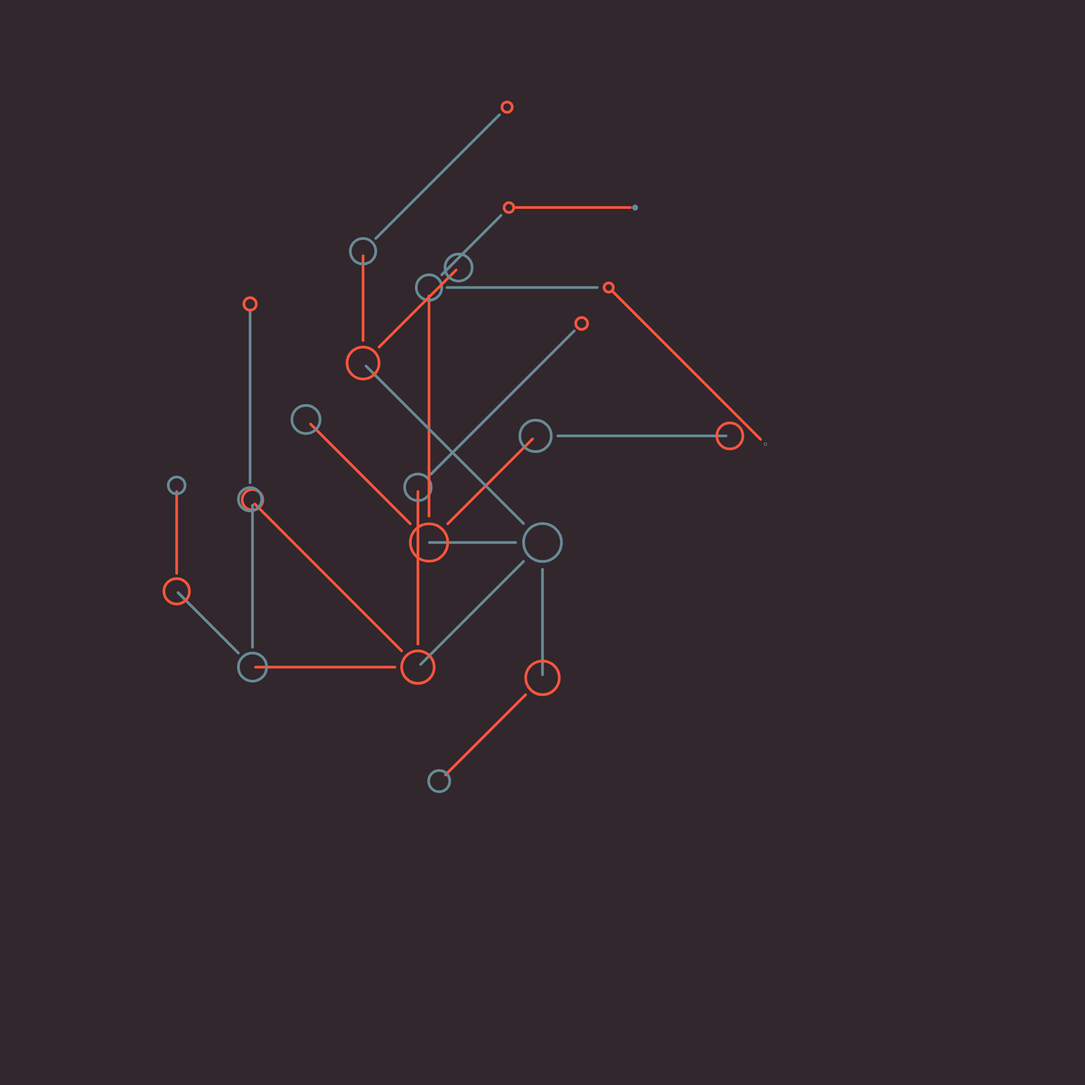
Frame 1 (no input)
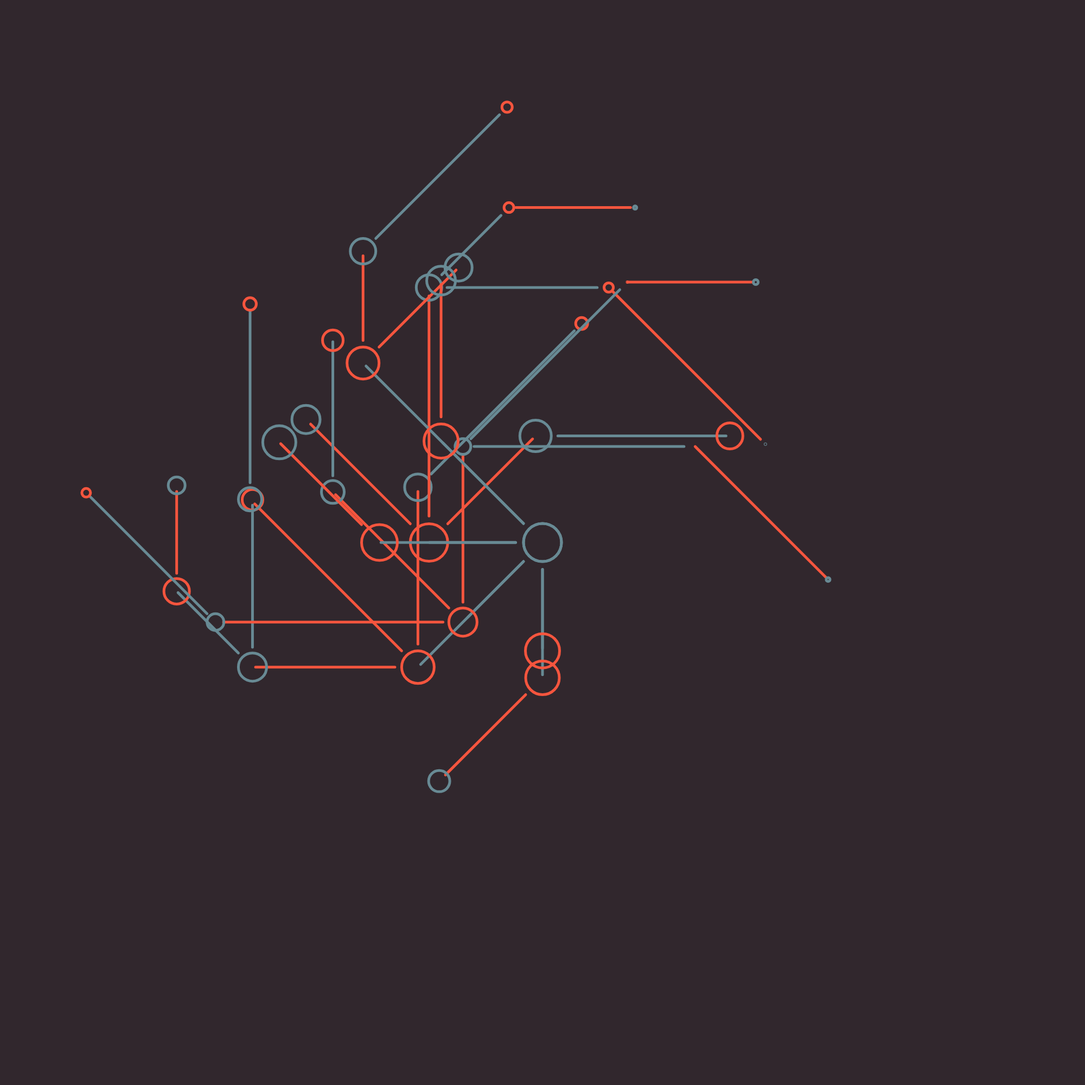
Frame 2 (the mouse pressed at the canvas centre, redrawn once)

The p5.js sketch that drew these frames (run headless with seeded random() and noise() and a simulated clock; the mouse was pressed at the canvas centre and the sketch redrawn once):

// p5.js sketch
// ── sketch.js
/*
 * Color scheme to use
 * Values: More can be found in colors.js
 * Default: '80s-purple'
 */
const PALLETE = '80s-purple'

/*
 * Thickness of the lines
 * Default: 5
 */
const STROKE_WEIGHT = 5

/*
 * Minimum distance a new node can travel
 * Default: 100
 */
const MIN_DIST = 100

/*
 * Max distance a new node can travel
 * Default: 300
 */
const MAX_DIST = 300

/*
 * Higher value = less overlap of branches
 * Values: 0 - 360
 * Default: 45
 */
const MARGIN = 45

/*
 * Restricts the range in degrees that new branches can be made off of a Node
 * Values: 0 - 360
 * Default: 180
 */
const RESTRICT = 180


function setup() {

  //Data
  populateColors()

  //Settings
  createCanvas(2000, 2000)

  noLoop()
  angleMode(DEGREES)
  rectMode(CENTER)
  background(getBackgroundColor())

}

function draw() {

  // Configurable
  let radius = 70
  let branches = 4

  new Node(width/2, height/2, radius, branches, 1).render()
}

// ── Colors.js
/* Palletes:
 *  - gray-green-red
 *  - 80s purple
 */

var colorHash = {};
var palletes = {};

function getBackgroundColor() {
  return palletes[PALLETE].backgroundColor
}

function getColors() {
  return palletes[PALLETE].colors
}

function populateColors() {
  colorHash['dark-grey'] = color(30, 30, 30)
  colorHash['pale-green'] = color(130, 255, 138)
  colorHash['pale-red'] = color(255, 97, 97)
  
  colorHash['purple-maroon'] = color(49, 39, 45)
  colorHash['neon-orange'] = color(245, 85, 62)
  colorHash['dark-sky-blue'] = color(104, 138, 148)

  palletes['gray-green-red'] = {
    backgroundColor: colorHash['dark-grey'], 
    colors: [
      colorHash['pale-green'], 
      colorHash['pale-red'],
    ] 
  }

  palletes['80s-purple'] = {
    backgroundColor: colorHash['purple-maroon'],
    colors: [
      colorHash['neon-orange'],
      colorHash['dark-sky-blue']
    ]
  }
}
// ── Node.js
class Node {

	constructor(xPos, yPos, radius, branches, generation) {
		this.xPos = xPos
		this.yPos = yPos
		this.radius = radius
		this.branches = branches
		this.generation = generation

		// Alternate colors on each generation
		this.color = (generation % 2 == 0 ? getColors()[0] : getColors()[1])
	}

	render() {
		noFill()
		strokeWeight(STROKE_WEIGHT)
		stroke(this.color)
		circle(this.xPos, this.yPos, this.radius)	

		for(let i = 0; i < this.branches; i++) {

			// adjust for user-friendly config
			let restrictAdj = RESTRICT/4

			let degree = random((0 + MARGIN) + (restrictAdj*i), (90 - MARGIN) + (restrictAdj*i))
			let distance = random(MIN_DIST, MAX_DIST)

			// Adjust to go to the edge of the circle, not center
			let adj = this.radius/2

			pushPop(() => {

				let newRadius = int(random(this.radius-30, this.radius))
				translate(this.xPos, this.yPos)
				rotate(degree)
				line(adj, adj, distance + newRadius/2, distance + newRadius/2)

				// Recursive node that renders and branches off, making sure end case exists (this.branches-1)
				new Node(distance+adj, distance+adj, newRadius, int(random(0, this.branches)), this.generation+1).render()

			})
		}
	}

}
// ── helpers.js
function pushPop(func) {
	push()
		func()
	pop()
}
